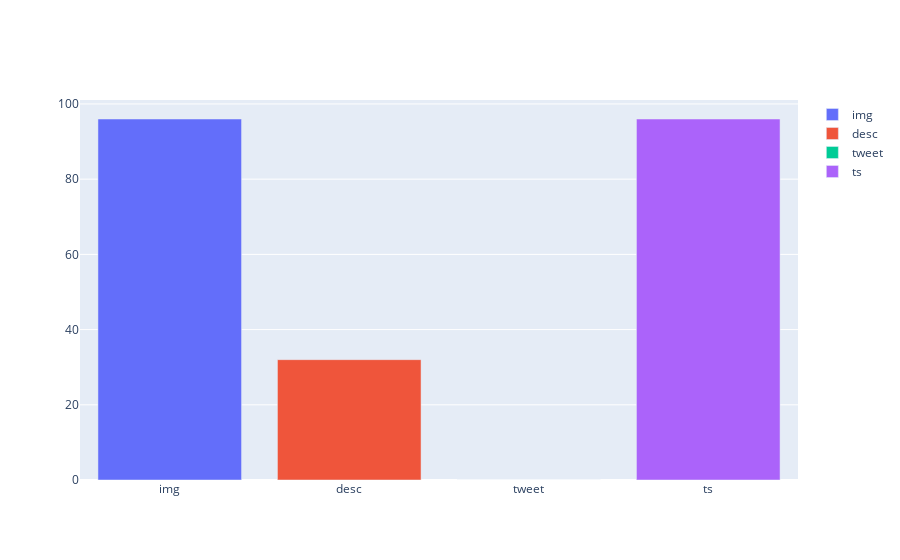

The notebook cell this image was saved under:
### Code cell
# bar plot for stats_df
fig = go.Figure(data=[
    go.Bar(name='img', x=['img'], y=[stats_df['img']]),
    go.Bar(name='desc', x=['desc'], y=[stats_df['desc']]),
    go.Bar(name='tweet', x=['tweet'], y=[stats_df['tweet']]),
    go.Bar(name='ts', x=['ts'], y=[stats_df['ts']]),
])
fig.update_layout(barmode='group')
fig.show()

### Figure 1 — Plotly figure (JSON) as saved in the notebook; plotly's stock layout.template omitted (floating-point values rounded to 4 significant figures)
{"data": [{"name": "img", "type": "bar", "x": ["img"], "y": [96]}, {"name": "desc", "type": "bar", "x": ["desc"], "y": [32]}, {"name": "tweet", "type": "bar", "x": ["tweet"], "y": [0]}, {"name": "ts", "type": "bar", "x": ["ts"], "y": [96]}], "layout": {"barmode": "group"}}
